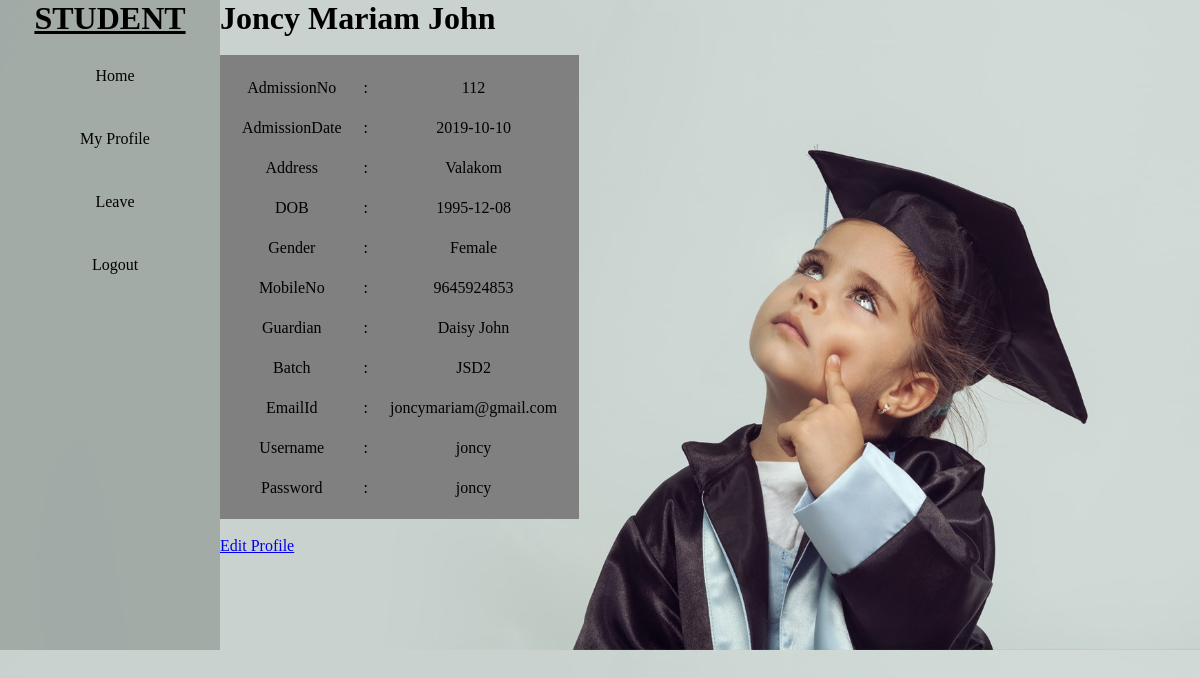
The app's page /stud_profile.php (signed in) with its own data.
### tables this page shows
CREATE TABLE `student` (
  `Sid` int(11) NOT NULL,
  `AdmissionNo` varchar(10) DEFAULT NULL,
  `AdmissionDate` date DEFAULT NULL,
  `Name` varchar(30) DEFAULT NULL,
  `Address` varchar(40) DEFAULT NULL,
  `Dob` date DEFAULT NULL,
  `Gender` varchar(10) DEFAULT NULL,
  `MobileNo` bigint(20) DEFAULT NULL,
  `Guardian` varchar(20) DEFAULT NULL,
  `Batch` varchar(10) DEFAULT NULL,
  `Emailid` varchar(30) DEFAULT NULL,
  `Username` varchar(20) NOT NULL,
  `Password` varchar(20) NOT NULL
);

### stud_profile.php (the view, shortened to what this page needs)
<!DOCTYPE html>
<html>
	<head>
		<link rel="stylesheet" href="css/style.css">
	</head>
	<body class="bi">
		<div class="display">
		<div class="navbar">
			<h1><u>STUDENT</u></h1>
			<ul>
				<li> <a href="studenthome.php">Home</a></li>
				<li> <a href="#">My Profile</a>
				</li>
				<li> <a href="#">Leave</a>
				</li>
				<li><a href="login.php">Logout</a></li>
			</ul>
		</div>
<div>
			<form>
				<?php
					require_once 'connection.php';
					$var=$_SESSION['Sid'];
					$sql="select * from student where Sid=$var";
			 		$result=mysqli_query($conn,$sql);
					while($row=mysqli_fetch_assoc($result))
					{
				?>
			<h1><?php echo $row['Name'];?></h1><br>
<table>
    <tr>
        <td>AdmissionNo</td><td>:</td><td><?php echo $row['AdmissionNo'];?></td>
    </tr>
    <tr>
        <td>AdmissionDate</td><td>:</td><td><?php echo $row['AdmissionDate'];?></td>
    </tr>
    <tr>
        <td>Address</td><td>:</td><td><?php echo $row['Address'];?></td>
    </tr>
    <tr>
        <td>DOB</td><td>:</td><td><?php echo $row['Dob'];?></td>
    </tr>
    <tr>
        <td>Gender</td><td>:</td><td><?php echo $row['Gender'];?></td>
    </tr>
    <tr>
        <td>MobileNo</td><td>:</td><td><?php echo $row['MobileNo'];?></td>
    </tr>
	<tr>
        <td>Guardian</td><td>:</td><td><?php echo $row['Guardian'];?></td>
    </tr>
    <tr>
        <td>Batch</td><td>:</td><td><?php echo $row['Batch'];?></td>
    </tr>
	<tr>
        <td>EmailId</td><td>:</td><td><?php echo $row['Emailid'];?></td>
    </tr>
	<tr>
        <td>Username</td><td>:</td><td><?php echo $row['Username'];?></td>
    </tr>
	<tr>
        <td>Password</td><td>:</td><td><?php echo $row['Password'];?></td>
    </tr>
</table>
			<?php
					}
				?>
<br>
<a href="stud_editprofile.php">Edit Profile</a>
</form>
        </div>
	</div>
	</body>
</html>

### css/style.css (style rules this page uses)
* { margin:0px; padding:0px; box-sizing:border-box; }
.bi { background-image:url("../img/2.jpeg"); background-size:cover; }
.navbar { text-align:center; background-color:rgba(38, 39, 35, 0.233); width:220px; height:650px; }
.navbar ul { list-style:none; display:block; }
.navbar ul li { text-align:center; width:200px; padding:15px; margin:15px; border-radius: 10px; }
.navbar ul li a { text-decoration:none; color:black; }
.display { display: inline-flex; }

### stud_profile.php (style rules this page uses)
table,th,td { background-color:grey;text-align:center;padding:10px; }

### records on screen
student: Name "Joncy Mariam John", AdmissionNo "112", AdmissionDate "2019-10-10", Address "Valakom", Dob "1995-12-08", Gender "Female", MobileNo "9645924853", Guardian "Daisy John", Batch "JSD2", Emailid "joncymariam@gmail.com", Username "joncy", Password "joncy"
